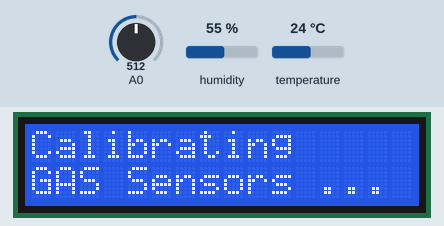
Recording of a sketch running on a simulated Arduino Uno, built with avr-gcc and run on an emulated ATmega328P. On the bench: 16×2 character LCD. Inputs (shaded band) come from the test bench; at power-on: A0 = 512, humidity 55 %, temperature 24 °C.

Above: at 0.1 s.
At 28.6 s:
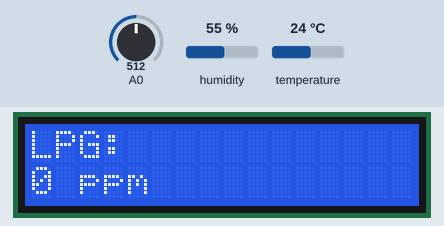
At 30.9 s:
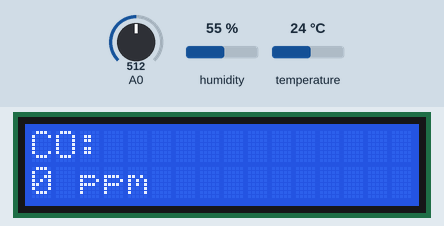
At 33.2 s:
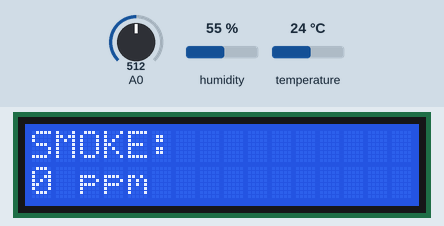
At 35.2 s:
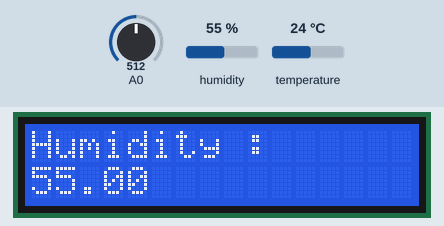
At 39.3 s:
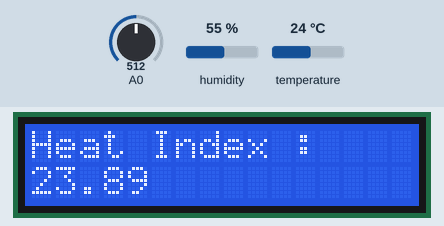

Measured:
- by itself, everything shown: repeats every 13.2 s, in 9 steps
- what the display in image 1 shows lasts 2.0 s, from 28.6 s to 30.6 s
- what the display in image 5 shows lasts 2.2 s, from 39.3 s to 41.5 s

The sketch:

integrated_code.ino
```cpp
#include <SPI.h>
#include <MFRC522.h>
#include <Wire.h>
#include <LiquidCrystal_I2C.h>

#include "DHT.h"
#define RST_PIN  9
#define SS_PIN   10
#define MQ_PIN                       (0)
#define DHTPIN 4


#define RL_VALUE                     (5)
#define RO_CLEAN_AIR_FACTOR          (9.83)
#define CALIBARAION_SAMPLE_TIMES     (50)
#define CALIBRATION_SAMPLE_INTERVAL  (500)
#define READ_SAMPLE_INTERVAL         (50)
#define READ_SAMPLE_TIMES            (5)
#define GAS_LPG                      (0)
#define GAS_CO                       (1)
#define GAS_SMOKE                    (2)
#define DHTTYPE DHT22

MFRC522 mfrc522(SS_PIN, RST_PIN);
DHT dht(DHTPIN, DHTTYPE);
LiquidCrystal_I2C lcd(0x27,16,2) ;

float LPGCurve[3]  =  {2.3, 0.21, -0.47};
float COCurve[3]  =  {2.3, 0.72, -0.34};
float SmokeCurve[3] = {2.3, 0.53, -0.44};
float Ro =  10;

void setup() {

  lcd.init();
  lcd.backlight();

  lcd.setCursor(0,0);
  lcd.print("Calibrating ") ;
  lcd.setCursor(0,1);
  lcd.print("GAS Sensors ...") ;
  Ro = MQCalibration(MQ_PIN);
  lcd.clear() ;
  lcd.print("Calibration done...") ;

  delay (1000) ;

  lcd.clear() ;
  lcd.setCursor(0,0) ;
  lcd.print("Calibrating ") ;
  lcd.setCursor(0,1) ;
  lcd.print("RFID ... ") ;
  while (!Serial);
  SPI.begin();
  mfrc522.PCD_Init();
  delay(4);
  mfrc522.PCD_DumpVersionToSerial();
  lcd.clear() ;
  lcd.setCursor(0,0) ;
  lcd.print("Calibration RFID ") ;
  lcd.setCursor(0,1) ;
  lcd.print("Done ..") ;

  delay (1000) ;

  lcd.clear() ;
  lcd.setCursor(0,0) ;
  lcd.print("Calibrating ");

  dht.begin();
  lcd.clear() ;
  lcd.setCursor(0,0) ;
  lcd.print("Callibrating ");
  lcd.setCursor(0,1) ;
  lcd.print("DHT done  .. ") ;

  delay (1000) ;


}

void loop(){

  gas_sensor_lcd() ;
  humidity_lcd() ;
  rf_id_card() ;

  delay(200);

}


//================== GAS Sensor  ================================//
float MQResistanceCalculation(int raw_adc){

  return ( ((float)RL_VALUE * (1023 - raw_adc) / raw_adc));
}

float MQCalibration(int mq_pin){

  int i;
  float val = 0;

  for (i = 0; i < CALIBARAION_SAMPLE_TIMES; i++) {      //take multiple samples
    val += MQResistanceCalculation(analogRead(mq_pin));
    delay(CALIBRATION_SAMPLE_INTERVAL);
  }
  val = val / CALIBARAION_SAMPLE_TIMES;                 //calculate the average   value

  val = val / RO_CLEAN_AIR_FACTOR;                      //divided   by RO_CLEAN_AIR_FACTOR yields the Ro
  //according   to the chart in the datasheet
  return val;
}


float MQRead(int mq_pin){

  int i;
  float rs = 0;

  for (i = 0; i < READ_SAMPLE_TIMES; i++)   {
    rs += MQResistanceCalculation(analogRead(mq_pin));
    delay(READ_SAMPLE_INTERVAL);
  }

  rs = rs / READ_SAMPLE_TIMES;

  return rs;
}

int MQGetGasPercentage(float rs_ro_ratio, int gas_id){

  if ( gas_id   == GAS_LPG ) {
    return MQGetPercentage(rs_ro_ratio, LPGCurve);
  } else   if ( gas_id == GAS_CO ) {
    return MQGetPercentage(rs_ro_ratio, COCurve);
  } else if ( gas_id == GAS_SMOKE ) {
    return MQGetPercentage(rs_ro_ratio, SmokeCurve);
  }

  return 0;
}


int  MQGetPercentage(float rs_ro_ratio, float *pcurve){

  return (pow(10, (((log(rs_ro_ratio) - pcurve[1]) / pcurve[2]) + pcurve[0])));
}

//================XXX GAS Sensor  XXX=============================//

// ===================== Humidity Sensor =================================== //

void humidity_lcd() {


  float h = dht.readHumidity();
  float t = dht.readTemperature();
  float f = dht.readTemperature(true);

  if (isnan(h) || isnan(t) || isnan(f)) {
    Serial.println(F("Failed to read from DHT sensor!"));
    return;
  }

  float hif = dht.computeHeatIndex(f, h);
  float hic = dht.computeHeatIndex(t, h, false);

  lcd.clear()  ;
  lcd.setCursor(0,0);
  lcd.print("Humidity :");
  lcd.setCursor(0,1) ;
  lcd.print(h);

  rf_id_card() ;

  delay (2000) ;

  lcd.clear() ;
  lcd.setCursor(0,0);
  lcd.print("Temperature : C");
  lcd.setCursor(0,1) ;
  lcd.print(t);

  rf_id_card() ;

  delay (2000) ;

  lcd.clear() ;
  lcd.setCursor(0,0);
  lcd.print("Heat Index : ");
  lcd.setCursor(0,1) ;
  lcd.print(hic);

  rf_id_card() ;

  delay (2000) ;
}


void gas_sensor_lcd() {

  lcd.clear() ;
  lcd.setCursor(0,0);
  lcd.print("LPG:");
  lcd.setCursor(0,1) ;
  lcd.print(MQGetGasPercentage(MQRead(MQ_PIN) / Ro, GAS_LPG));
  lcd.print(" ppm" );

  rf_id_card() ;

  delay (2000) ;

  lcd.clear() ;
  lcd.setCursor(0,0);
  lcd.print("CO:");
  lcd.setCursor(0,1) ;
  lcd.print(MQGetGasPercentage(MQRead(MQ_PIN) / Ro, GAS_CO));
  lcd.print(" ppm" );

  rf_id_card() ;

  delay (2000) ;

  lcd.clear() ;
  lcd.setCursor(0,0);
  lcd.print("SMOKE:");
  lcd.setCursor(0,1) ;
  lcd.print(MQGetGasPercentage(MQRead(MQ_PIN) / Ro, GAS_SMOKE));
  lcd.print(" ppm" );

  rf_id_card() ;

  delay (2000) ;

}

void rf_id_card() {

  if ( ! mfrc522.PICC_IsNewCardPresent()) return;
  lcd.clear() ;
  lcd.setCursor(0,0) ;
  lcd.print("Attandeance  ");
  lcd.setCursor(0,1) ;
  lcd.print("Card Registered ");
  delay(2000) ;

}
```
